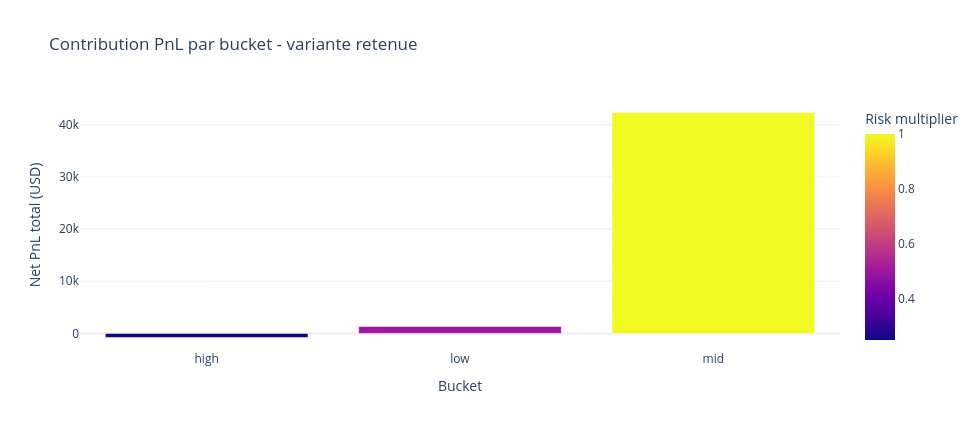

Source (notebook cell):
### Markdown cell above
## 7. Logique de Sizing en Pratique

Cette section montre comment l'overlay retenu se traduit trade par trade et bucket par bucket.

### Code cell
bucket_trade_stats = (
    trade_buckets.groupby(["bucket_label", "risk_multiplier"], dropna=False)
    .agg(
        n_trades=("trade_id", "count"),
        avg_quantity=("quantity", "mean"),
        avg_risk_per_trade_pct=("risk_per_trade_pct", "mean"),
        avg_actual_risk_usd=("actual_risk_usd", "mean"),
        total_net_pnl_usd=("net_pnl_usd", "sum"),
        avg_net_pnl_usd=("net_pnl_usd", "mean"),
    )
    .reset_index()
    .sort_values(["risk_multiplier", "bucket_label"])
)

for col in ["avg_quantity", "avg_risk_per_trade_pct", "avg_actual_risk_usd", "total_net_pnl_usd", "avg_net_pnl_usd"]:
    bucket_trade_stats[col] = pd.to_numeric(bucket_trade_stats[col], errors="coerce").round(2)

display(bucket_trade_stats)

fig_bucket_bar = px.bar(
    bucket_trade_stats,
    x="bucket_label",
    y="total_net_pnl_usd",
    color="risk_multiplier",
    barmode="group",
    title="Contribution PnL par bucket - variante retenue",
    labels={"bucket_label": "Bucket", "total_net_pnl_usd": "Net PnL total (USD)", "risk_multiplier": "Risk multiplier"},
)
fig_bucket_bar.update_layout(template=PLOT_TEMPLATE, width=980, height=430)
fig_bucket_bar.show()

### Figure 1 — Plotly figure (JSON) as saved in the notebook; plotly's stock layout.template omitted (floating-point values rounded to 4 significant figures)
{"data": [{"alignmentgroup": "True", "hovertemplate": "Bucket=%{x}<br>Net PnL total (USD)=%{y}<br>Risk multiplier=%{marker.color}<extra></extra>", "legendgroup": "", "marker": {"color": [0.25, 0.5, 1.0], "coloraxis": "coloraxis", "pattern": {"shape": ""}}, "name": "", "offsetgroup": "", "orientation": "v", "showlegend": false, "textposition": "auto", "type": "bar", "x": ["high", "low", "mid"], "xaxis": "x", "y": [-789.5, 1313.0, 42360.0], "yaxis": "y"}], "layout": {"barmode": "group", "coloraxis": {"colorbar": {"title": {"text": "Risk multiplier"}}, "colorscale": [[0.0, "#0d0887"], [0.1111, "#46039f"], [0.2222, "#7201a8"], [0.3333, "#9c179e"], [0.4444, "#bd3786"], [0.5556, "#d8576b"], [0.6667, "#ed7953"], [0.7778, "#fb9f3a"], [0.8889, "#fdca26"], [1.0, "#f0f921"]]}, "height": 430, "legend": {"tracegroupgap": 0}, "title": {"text": "Contribution PnL par bucket - variante retenue"}, "width": 980, "xaxis": {"anchor": "y", "domain": [0.0, 1.0], "title": {"text": "Bucket"}}, "yaxis": {"anchor": "x", "domain": [0.0, 1.0], "title": {"text": "Net PnL total (USD)"}}}}
